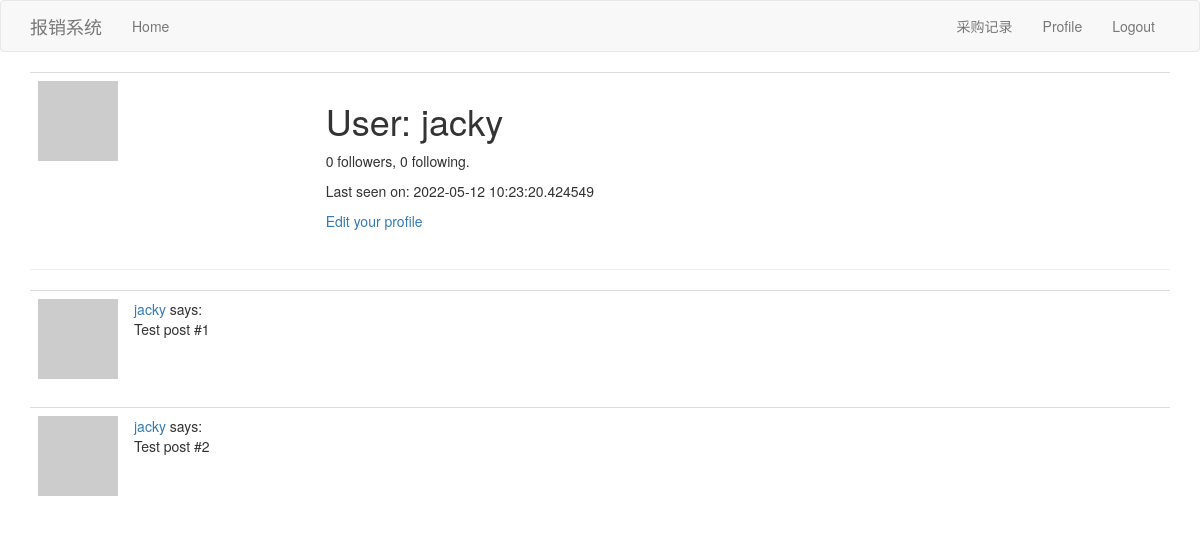
The page /home/user/jacky (signed in) on the database as committed earlier.
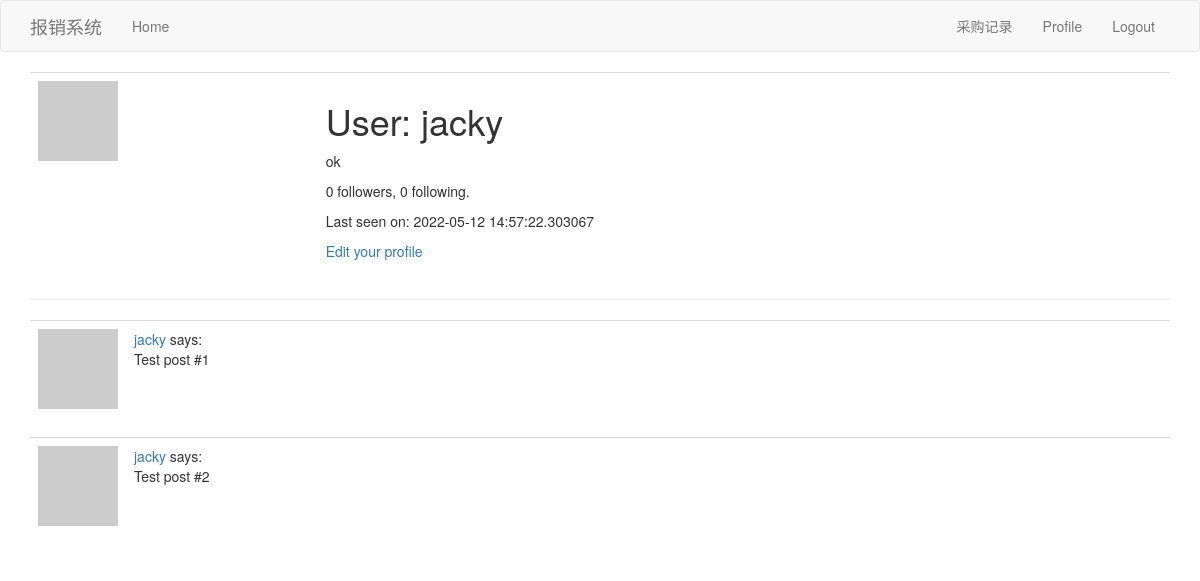
The same page on the database as committed later.
### app/models.py (models this page shows, shortened)
class User(UserMixin,db.Model):
    id = db.Column(db.Integer, primary_key=True)
    username = db.Column(db.String(64), index=True, unique=True)
    email = db.Column(db.String(120), index=True, unique=True)
    password_hash = db.Column(db.String(128))
    about_me = db.Column(db.String(140))
    last_seen = db.Column(db.DateTime, default=datetime.utcnow)
    followed = db.relationship(
        'User', secondary=followers,
        primaryjoin=(followers.c.follower_id == id),
        secondaryjoin=(followers.c.followed_id == id),
        backref=db.backref('followers', lazy='dynamic'), lazy='dynamic')
    posts = db.relationship('Post', backref='author', lazy='dynamic')
    def avatar(self, size):
        digest = md5(self.email.lower().encode('utf-8')).hexdigest()
        return 'https://www.gravatar.com/avatar/{}?d=identicon&s={}'.format(
            digest, size)

### app/home/routes.py (the view)
@bp.route('/user/<username>')
@login_required
def user(username):
    user = User.query.filter_by(username=username).first_or_404()
    posts = [
        {'author': user, 'body': 'Test post #1'},
        {'author': user, 'body': 'Test post #2'}
    ]
    form = EmptyForm()
    return render_template('/home/user.html', user=user, posts=posts, form=form)

### app/home/routes.py (called while the page is built)
@bp.before_request
def before_request():
    if current_user.is_authenticated:
        current_user.last_seen = datetime.utcnow()
        db.session.commit()

### app/models.py (called while the page is built)
@login.user_loader
def load_user(id):
    return User.query.get(int(id))

### app/templates/home/user.html (shortened to what this page needs)
{% extends "base.html" %}
{% block app_content  %}
    <table class="table table-hover">
        <tr valign="top">
            <td><img src="{{ user.avatar(128) }}"></td>
            <td>
                <h1>User: {{ user.username }}</h1>
                {% if user.about_me %}<p>{{ user.about_me }}</p>{% endif %}
                <p>{{ user.followers.count() }} followers, {{ user.followed.count() }} following.</p>
                {% if user.last_seen %}<p>Last seen on: {{ user.last_seen }}</p>{% endif %}
                {% if user == current_user %}
                <p><a href="{{ url_for('home.edit_profile') }}">Edit your profile</a></p>
                {% endif %}
            </td>
        </tr>
    </table>
    <hr>
    {% for post in posts %}
        {% include '_post.html' %}
    {% endfor %}
{% endblock %}

### app/templates/_post.html
<table class="table table-hover">
        <tr>
            <td width="70px">
                <a href="{{ url_for('home.user', username=post.author.username) }}">
                    <img src="{{ post.author.avatar(70) }}" />
                </a>
            </td>
            <td>
                <a href="{{ url_for('home.user', username=post.author.username) }}">
                    {{ post.author.username }}
                </a>
                says:
                <br>
                {{ post.body }}
            </td>
    </tr>
</table>

Rows that differ between the two databases and show on the page:
changed User "jacky": about_me (not shown) → "ok"; last_seen "2022-05-12 10:23:20.424549" → "2022-05-12 14:57:22.303067"
